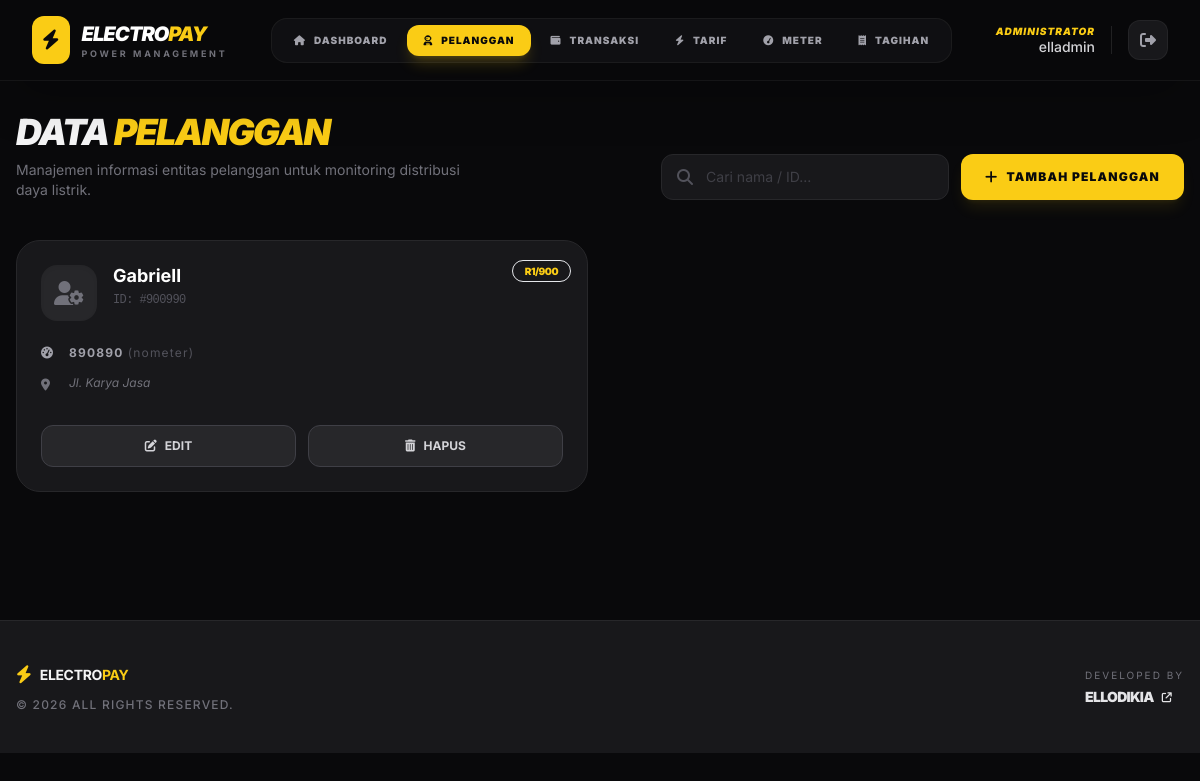
The app's page /data_pelanggan.php (signed in) with its own data.
### tables this page shows
CREATE TABLE `payment_pelanggan` (
  `id` int(10) NOT NULL,
  `id_pelanggan` varchar(100) DEFAULT NULL,
  `nometer` varchar(50) NOT NULL,
  `nama` varchar(50) NOT NULL,
  `alamat` text NOT NULL,
  `kodetarif` varchar(50) NOT NULL
);

### data_pelanggan.php (the view, shortened to what this page needs)
<?php
include 'koneksi.php';
$query = mysqli_query($koneksi, "SELECT * FROM payment_pelanggan ORDER BY id DESC") or die(mysqli_error($koneksi));
?>
<!DOCTYPE html>
<html lang="en">
<head>
    <script src="https://cdn.tailwindcss.com"></script>
    <link rel="stylesheet" href="https://cdnjs.cloudflare.com/ajax/libs/font-awesome/6.5.1/css/all.min.css" />
    <link href="https://cdnjs.cloudflare.com/ajax/libs/flowbite/2.3.0/flowbite.min.css" rel="stylesheet" />
</head>
<body class="bg-zinc-950 text-zinc-100 min-h-screen">
    <?php include 'nav.php'; ?>
    <main class="max-w-7xl mx-auto px-4 pt-4 pb-12">
        <div class="flex flex-col lg:flex-row lg:items-end justify-between gap-6 mb-10">
            <div>
                <h2 class="text-4xl font-black tracking-tighter uppercase italic">Data <span class="text-yellow-brand">Pelanggan</span></h2>
                <p class="text-zinc-500 mt-2 text-sm max-w-md">Manajemen informasi entitas pelanggan untuk monitoring distribusi daya listrik.</p>
            </div>
            <div class="flex flex-col sm:flex-row gap-3">
                <form action="search_pelanggan.php" method="GET" class="flex items-center gap-2 group w-full sm:w-auto">
                    <div class="relative w-full">
                        <i class="fa-solid fa-magnifying-glass absolute left-4 top-1/2 -translate-y-1/2 text-zinc-600 group-focus-within:text-yellow-400"></i>
                        <input type="text" name="keyword" placeholder="Cari nama / ID..." class="bg-zinc-900 border border-zinc-800 text-zinc-200 text-sm rounded-xl py-3 pl-11 pr-4 w-full lg:w-72 focus:ring-2 focus:ring-yellow-400/20 focus:border-yellow-400 outline-none transition-all placeholder:text-zinc-700" required>
                    </div>
                </form>
                <a href="form_add_pelanggan.php" class="bg-yellow-brand hover:bg-yellow-500 text-zinc-950 px-6 py-3 rounded-xl font-black text-xs uppercase tracking-widest flex items-center justify-center gap-2 transition-all shadow-lg shadow-yellow-400/10">
                    <i class="fa-solid fa-plus text-sm"></i> Tambah Pelanggan
                </a>
            </div>
        </div>
        <div class="grid grid-cols-1 md:grid-cols-2 xl:grid-cols-3 gap-6">
            <?php while ($row = mysqli_fetch_array($query)): ?>
            <div class="bg-zinc-900 border border-zinc-800 rounded-3xl p-6 hover:border-yellow-400/30 transition-all group relative overflow-hidden">
                <div class="absolute top-0 right-0 p-4">
                    <span class="bg-yellow-brand/10 text-yellow-brand text-[10px] font-black px-3 py-1 rounded-full border border-yellow-brand/20 uppercase tracking-tighter">
                        <?php echo $row['kodetarif']; ?>
                    </span>
                </div>
                <div class="flex items-start gap-4 mb-6">
                    <div class="w-14 h-14 bg-zinc-800 rounded-2xl flex items-center justify-center text-zinc-500 group-hover:bg-yellow-400/10 group-hover:text-yellow-400 transition-colors shadow-inner">
                        <i class="fa-solid fa-user-gear text-2xl"></i>
                    </div>
                    <div>
                        <h3 class="text-white font-bold text-lg leading-tight group-hover:text-yellow-brand transition-colors"><?php echo $row['nama']; ?></h3>
                        <p class="text-zinc-600 text-xs font-mono mt-1 tracking-tighter">ID: #<?php echo $row['id_pelanggan']; ?></p>
                    </div>
                </div>
                <div class="space-y-3 mb-8">
                    <div class="flex items-center gap-3 text-zinc-400">
                        <i class="fa-solid fa-gauge-high text-xs w-4"></i>
                        <span class="text-xs font-bold tracking-widest uppercase"><?php echo $row['nometer']; ?> <span class="text-zinc-600 font-normal lowercase">(Nometer)</span></span>
                    </div>
                    <div class="flex items-start gap-3 text-zinc-500">
                        <i class="fa-solid fa-location-dot text-xs w-4 mt-1"></i>
                        <span class="text-xs italic leading-relaxed line-clamp-2"><?php echo $row['alamat']; ?></span>
                    </div>
                </div>
                <div class="grid grid-cols-2 gap-3">
                    <a href="form_edit_pelanggan.php?Id=<?php echo $row['id']; ?>" class="flex items-center justify-center gap-2 py-3 bg-zinc-800 hover:bg-blue-600 text-zinc-300 hover:text-white rounded-xl text-xs font-bold transition-all border border-zinc-700 hover:border-blue-500">
                        <i class="fa-solid fa-pen-to-square"></i> EDIT
                    </a>
                    <a href="delete_data_pelanggan.php?Id=<?php echo $row['id']; ?>" class="flex items-center justify-center gap-2 py-3 bg-zinc-800 hover:bg-red-600 text-zinc-300 hover:text-white rounded-xl text-xs font-bold transition-all border border-zinc-700 hover:border-red-500" onclick="return confirm('Hapus data pelanggan ini?')">
                        <i class="fa-solid fa-trash-can"></i> HAPUS
                    </a>
                </div>
            </div>
            <?php endwhile; ?>
        </div>
    </main>
    <?php include 'footer.php'; ?>
</body>
</html>

### data_pelanggan.php (style rules this page uses)
body { font-family: 'Inter', sans-serif; }
.bg-yellow-brand { background-color: #FACC15; }
.text-yellow-brand { color: #FACC15; }

### records on screen
payment_pelanggan: kodetarif "R1/900", nama "Gabriell", id_pelanggan "900990", nometer "890890", alamat "Jl. Karya Jasa"

### other values on screen
$menuData[0] "DASHBOARD"
$menuData[0] "PELANGGAN"
$menuData[0] "TRANSAKSI"
$menuData[0] "TARIF"
$menuData[0] "METER"
$menuData[0] "TAGIHAN"
$_SESSION['user'] "elladmin"
